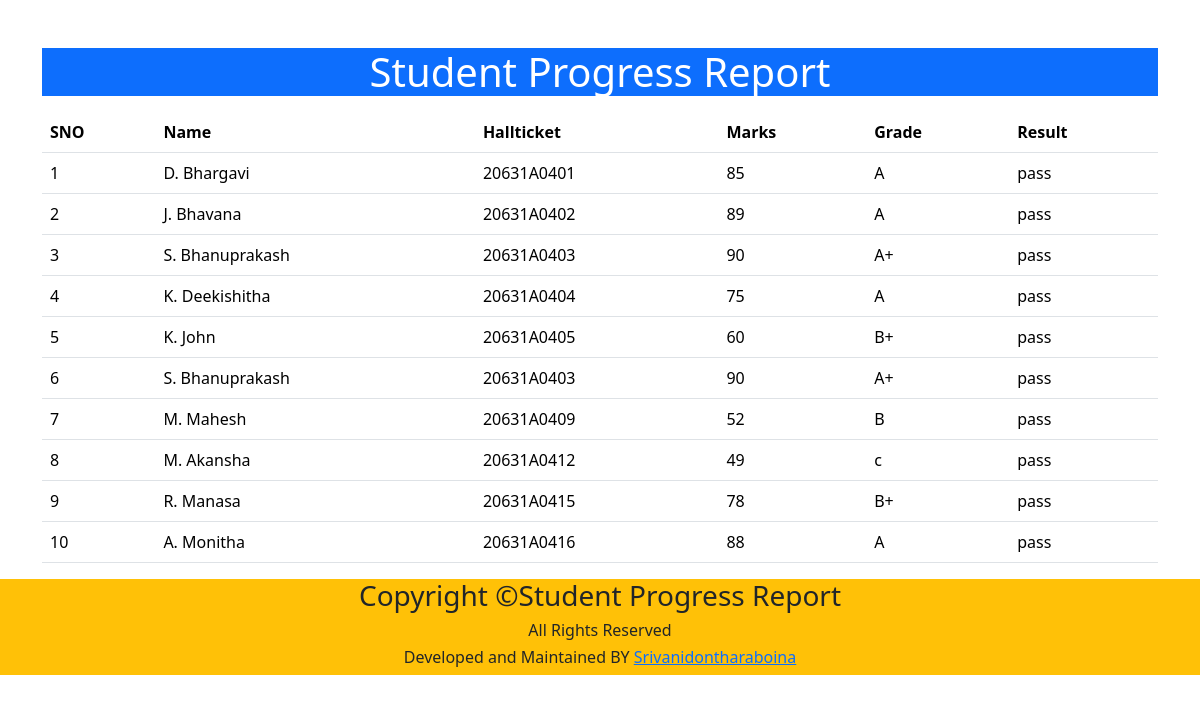
The page / on the database its author committed.
### result/models.py (models this page shows, shortened)
class Student(models.Model):
    Name=models.CharField(max_length=50)
    hallticket_number=models.CharField(max_length=10)
    Marks=models.CharField(max_length=3)
    Grade=models.CharField(max_length=2)
    Result=models.CharField(max_length=5)

### Student/views.py (the view)
# urls.py: 2. Add a URL to urlpatterns:  path('', views.home, name='home')
def home(request):
    students=Student.objects.all()
    context={
        'students' :students,
    }
    return render(request,'home.html',context)

### templates/home.html (shortened to what this page needs)
<!DOCTYPE html>
<html lang="en">
<head>
    <link href="https://cdn.jsdelivr.net/npm/bootstrap@5.3.3/dist/css/bootstrap.min.css" rel="stylesheet">
</head>
<body>
   <div class="container mt-5">
    <h1 class="text-center text-white bg-primary">Student Progress Report </h1>
    <table class="table table-hover mt-3 b=1">
        <thead>
            <tr>
                <th>SNO</th>
                <th>Name</th>
                <th>Hallticket</th>
                <th>Marks</th>
                <th>Grade</th>
                <th>Result</th>
            </tr>
        </thead>
        <tbody>
            {% for x in students %}
            <tr>
                <td>{{forloop.counter}}</td>
                <td>{{x.Name}}</td>
                <td>{{x.hallticket_number}}</td>
                <td>{{x.Marks}}</td>
                <td>{{x.Grade}}</td>
                <td>{{x.Result}}</td>
            </tr>
            {% endfor %}
        </tbody>
    </table>
   </div>
   <footer class="text-center bg-warning mt-3">
    <div>
        <div class="row">
            <div class="col">
                <h3>Copyright &copy;Student Progress Report</h3>
                <h6>All Rights Reserved</h6>
                <h6>Developed and Maintained BY <a href=Srivanidontharaboina>Srivanidontharaboina</a></h6>
            </div>
        </div>
    </div>
</footer>
</body>
</html>

### rows shown on the page
Student: Name "D. Bhargavi", hallticket_number "20631A0401", Marks "85", Grade "A", Result "pass"
Student: Name "J. Bhavana", hallticket_number "20631A0402", Marks "89", Grade "A", Result "pass"
Student: Name "S. Bhanuprakash", hallticket_number "20631A0403", Marks "90", Grade "A+", Result "pass"
Student: Name "K. Deekishitha", hallticket_number "20631A0404", Marks "75", Grade "A", Result "pass"
Student: Name "K. John", hallticket_number "20631A0405", Marks "60", Grade "B+", Result "pass"
Student: Name "S. Bhanuprakash", hallticket_number "20631A0403", Marks "90", Grade "A+", Result "pass"
Student: Name "M. Mahesh", hallticket_number "20631A0409", Marks "52", Grade "B", Result "pass"
Student: Name "M. Akansha", hallticket_number "20631A0412", Marks "49", Grade "c", Result "pass"
Student: Name "R. Manasa", hallticket_number "20631A0415", Marks "78", Grade "B+", Result "pass"
Student: Name "A. Monitha", hallticket_number "20631A0416", Marks "88", Grade "A", Result "pass"
